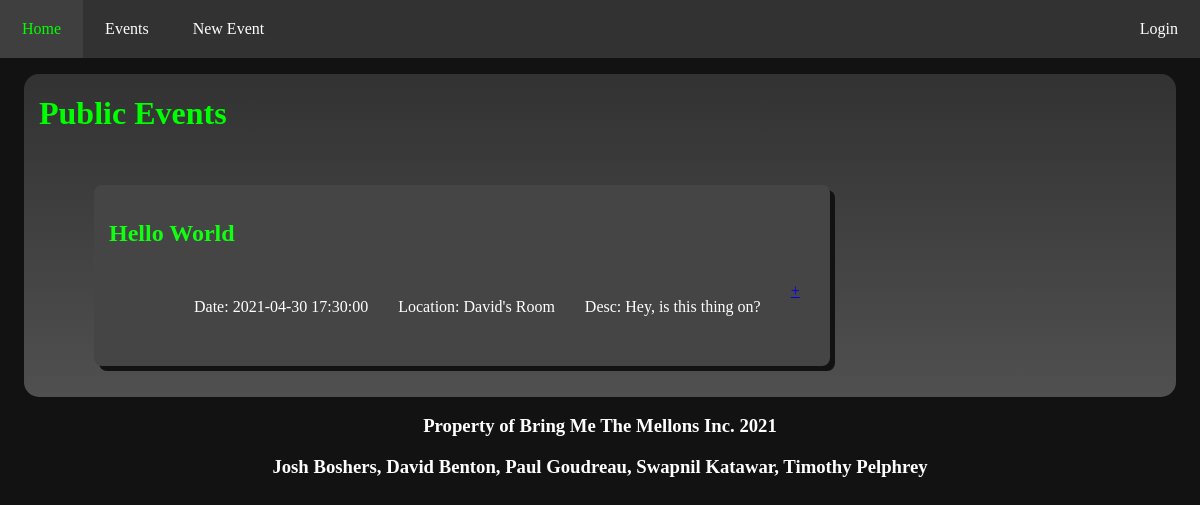
The page /index on the database as committed earlier.
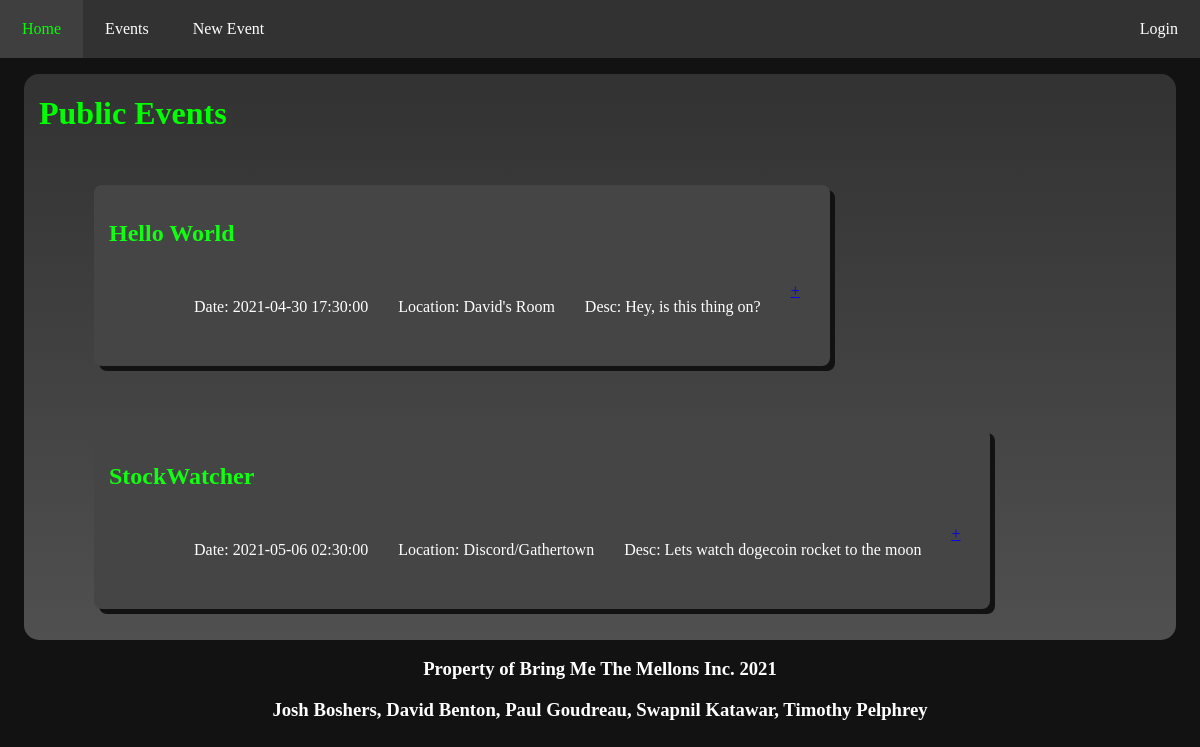
The same page on the database as committed later.
### database/models.py (models this page shows, shortened)
class Event(db.Model):
    id = db.Column('id', db.Integer, primary_key=True)
    host_id = db.Column(db.Integer, db.ForeignKey('user.id'), nullable=False)
    name = db.Column('name', db.String(100), nullable=False)
    is_private = db.Column('is_private', db.Boolean, default=False, nullable=False)
    location = db.Column('location', db.String(200), nullable=False)
    start_time = db.Column('start_time', db.DateTime, nullable=False)
    end_time = db.Column('end_time', db.DateTime)
    image = db.Column('image', db.String(50))
    description = db.Column('description', db.VARCHAR, nullable=False)
    rsvps = db.relationship('RSVP', backref='event', cascade='all, delete-orphan', lazy=True)

### app.py (the view)
@app.route('/')
@app.route('/index')
def index():
    events = db.session.query(Event).filter_by(is_private=False).all()
    return render_template('index.html', events=events)

### templates/index.html (shortened to what this page needs)
<!DOCTYPE html>
<html>
  <head>
      <link rel="stylesheet" href="..\static\css\main.css">
  </head>
  <body>
        <nav>
        <ul id="navbar">
          <li><a class="nav-link" href="/index"> Home </a></li>
          <li><a class="nav-link"  href="/events"> Events </a></li>
          <li><a class="nav-link"  href="/events/new"> New Event </a></li>
            {% if session['user'] %}
            <div class="nav-right">
            <li><a class="nav-link" id="login"  href="/logout"> Logout </a></li>
            </div>
            {% else %}
            <div class="nav-right">
            <li><a class="nav-link" id="login"  href="/login"> Login </a></li>
            </div>
            {% endif %}
        </ul>
        </nav>
  <div class="row">
    <div class="spacer"></div>
    <div class="event_frame_r">
    <h1> Public Events </h1>
    {% for event in events %}
    <ul class="event_list">
    <li>
        <div class="public_event">
            <h2> {{event.name}}</h2>
            <ul class="event_info">
                <li calss="info">
                </li>
                <li class="info">
                    <p> Date: {{event.start_time}}</p>
                </li>
                <li class="info">
                    <p> Location: {{event.location}}</p>
                </li>
                <li class="info">
                    <p> Desc: {{event.description}}</p>
                </li>
                <li class="info"><a href="events/{{event.id}}"> +</a></li>
            </ul>
        </div>
    </li>
    </ul>
    {%endfor%}
    </div>
    <div class="spacer"></div>
  </div>
    <div class="footer">
        <h3>Property of Bring Me The Mellons Inc. 2021</h3>
        <h3>Josh Boshers, David Benton, Paul Goudreau, Swapnil Katawar, Timothy Pelphrey</h3>
    </div>
  </body>
</html>

### static/css/main.css (style rules this page uses)
body { background-color: #111111; margin: 0px; background-color: #121212 }
#navbar { list-style-type: none; background-color: #323232; margin:0; padding:0; overflow: hidden; }
.nav-right { float:right; }
li { float:left; }
.nav-link { text-decoration: none; display: block; color: white; text-align: center; padding: 20px 22px; background-color: #323232; vertical-align: center; float: right; }
.footer { background-color: #323232 position: fixed; bottom: 0; left:0; width: 100%; text-align: center; }
.event_frame_r { background-image: linear-gradient( to bottom, #323232, #505050); flex:50%; border-radius:15px; padding-left: 15px; padding-right: 15px; overflow-y: auto; }
.spacer { width: 2%; }
p { color: white; }
h1 { color:#00FF00; }
h2 { color:#11FF11; }
h3 { color:white; }
.public_event { background-color: #454545; border-radius: 8px; padding:15px; box-shadow: 5px 5px #121212; }
.row { display: flex; float:left width:50%; height: 90%; }
.event_list { display: inline; float: left; list-style-type: none; }
.event_list li { padding: 15px; }
.event_info { list-style-type: none; display: inline-block; }
.info { padding-left: 20px; }

Rows that differ between the two databases and show on the page:
added Event: name "StockWatcher", start_time "2021-05-06 02:30:00", location "Discord/Gathertown", description "Lets watch dogecoin rocket to the moon"
